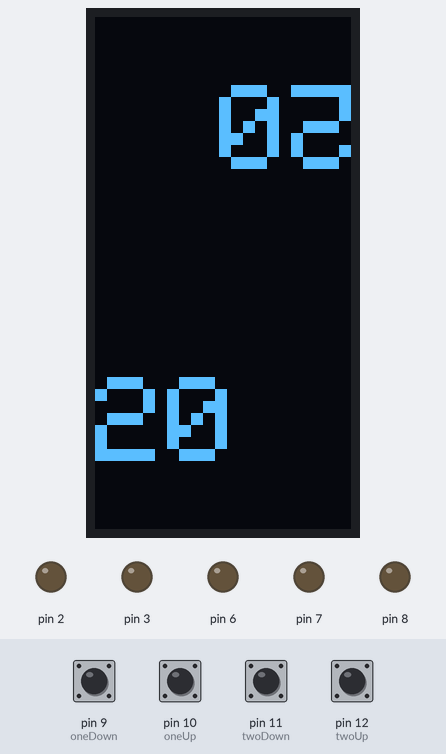
A sketch run on a simulated Arduino Nano, built with avr-gcc and run on an emulated ATmega328P. On the bench: 64×128 one-colour display, output pins drawn as LEDs (lit = HIGH). The test bench sets the inputs (shaded band); at power-on: pin 9 (oneDown), pin 10 (oneUp), pin 11 (twoDown), pin 12 (twoUp) HIGH. Pins used as bus, display or sensor lines are not drawn; what the sketch prints to the serial monitor is not drawn.

Above: at 3.0 s.
3.1 s: pin 9 (oneDown) pulled LOW for 1 s
At 5.2 s:
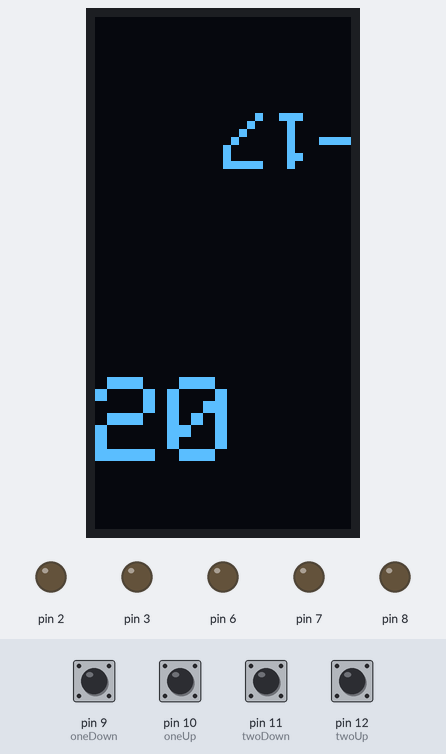
5.6 s: pin 10 (oneUp) pulled LOW for 0.15 s
At 6.9 s:
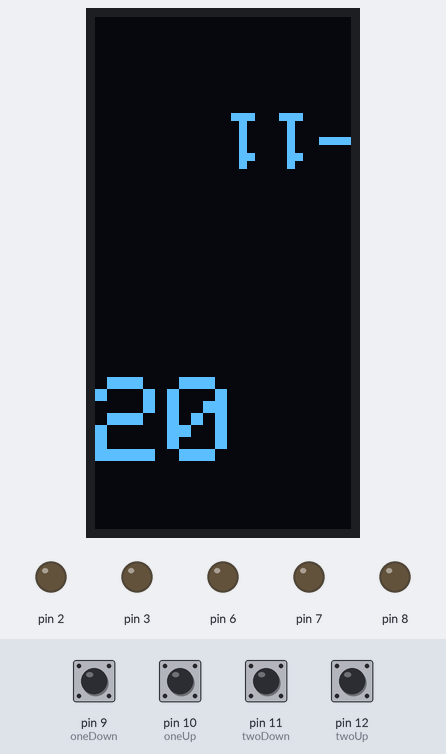
7.2 s: pin 11 (twoDown) pulled LOW for 0.15 s
At 8.1 s:
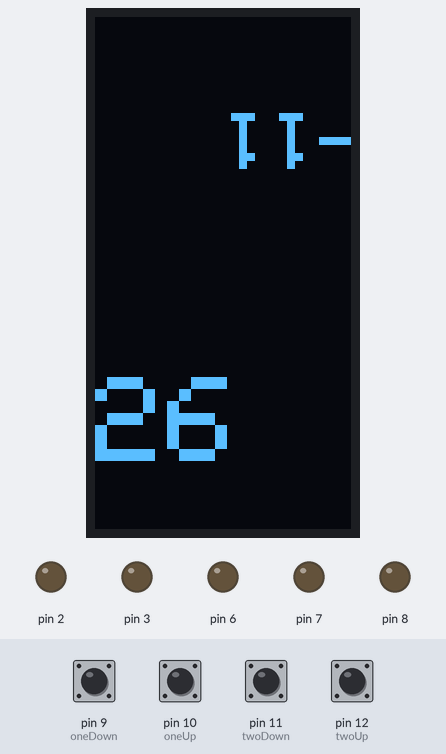
8.8 s: pin 12 (twoUp) pulled LOW for 0.15 s
At 8.89 s:
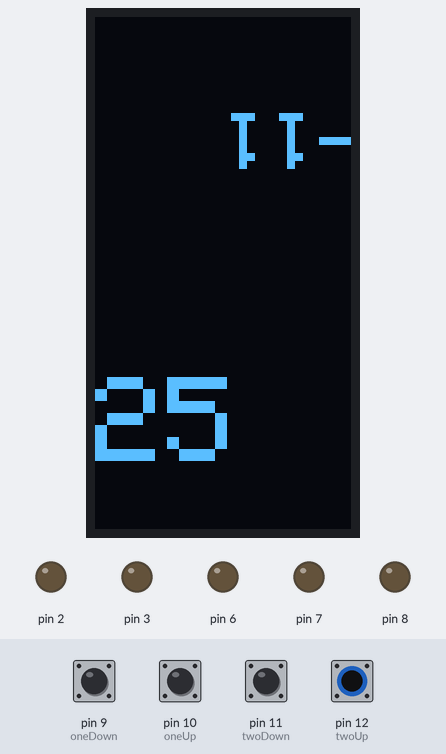
10.4 s: pin 9 (oneDown) pulled LOW for 0.15 s
At 10.49 s:
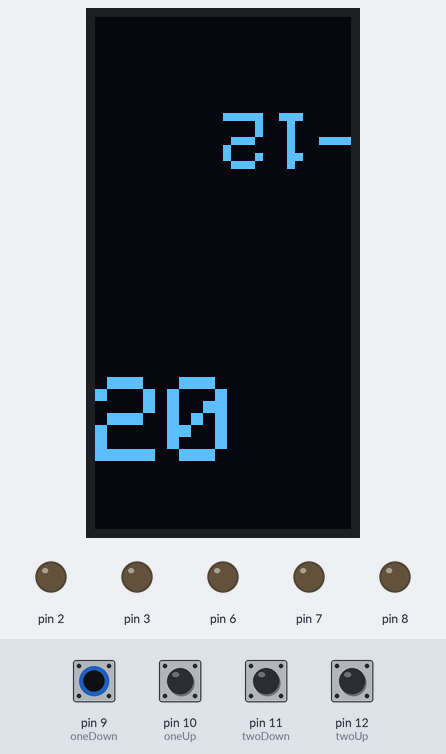
12.0 s: pin 10 (oneUp) pulled LOW for 1 s
At 14.3 s:
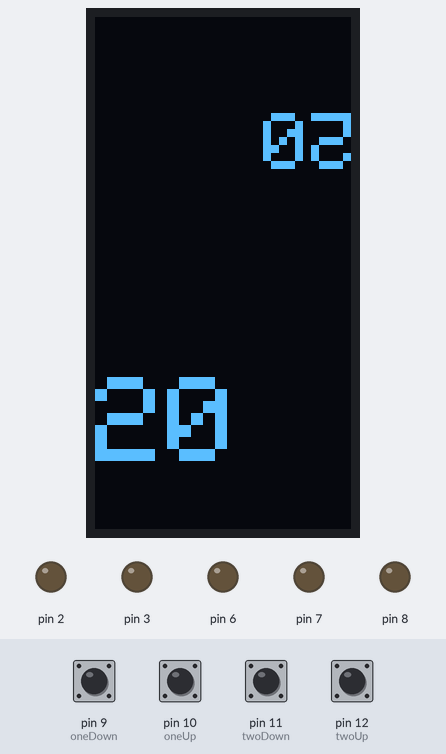
Timing chart, 0 to 15.5 s (numbered marks = the images above; inputs shaded):
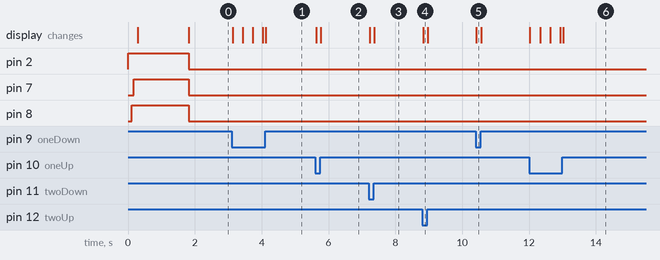

Measured:
- after the input at 3.1 s, the display: first changes at once (image 1 shows a later state)
- after the input at 5.6 s, the display: first changes at once (image 2 shows a later state)
- after the input at 7.2 s, the display: first changes at once (image 3 shows a later state)
- after the input at 8.8 s, the display: changes at once (image 4)
- after the input at 10.4 s, the display: changes at once (image 5)
- after the input at 12.0 s, the display: first changes at once (image 6 shows a later state)

The sketch:

MTG-Life-counter-portrait.ino
```cpp
// MTG Life Counter by Ben
// Built on Arduino Nano

#include <SPI.h>
#include <RGBLed.h>
#include <Wire.h>
#include <Adafruit_GFX.h>
#include <Adafruit_SSD1306.h>
#include <JC_Button.h>

#define OLED_RESET 4
Adafruit_SSD1306 display(OLED_RESET);

// declare rgb led pins and create 2 led objects (jc_button)
RGBLed led1(2, 3, 4, RGBLed::COMMON_CATHODE);
RGBLed led2(8, 6, 7, RGBLed::COMMON_CATHODE);

// declare key switch pins
Button oneUp(10);
Button oneDown(9);
Button twoUp(12);
Button twoDown(11);

// these are starting life, but also keep track of both life titles
int startingLife1 = 20;
int startingLife2 = 20;


// these will keep track of numbers to display the correct rgb color
int colorPos1 = 0;
int colorPos2 = 0;

// keeps track of text position based on digits present
int oneLifePos = 0;
int twoLifePos = 0;


// keeps track of digit text size
int oneLifeSize = 3;
int twoLifeSize = 3;

// bitmap for MTG logo
// 'mtg-logo', 128x64px
const unsigned char mtg_logo [] PROGMEM = {
  0x00, 0x00, 0x00, 0x00, 0x00, 0x00, 0x00, 0x00, 0x00, 0x00, 0x00, 0x00, 0x00, 0x00, 0x00, 0x00,
  0x00, 0x00, 0x00, 0x00, 0x00, 0x00, 0x00, 0x00, 0x00, 0x00, 0x00, 0x00, 0x00, 0x00, 0x00, 0x00,
  0x00, 0x00, 0x00, 0x00, 0x00, 0x00, 0x00, 0x00, 0x00, 0x00, 0x00, 0x00, 0x00, 0x00, 0x00, 0x00,
  0x00, 0x00, 0x00, 0x00, 0x00, 0x00, 0x00, 0x00, 0x00, 0x00, 0x00, 0x00, 0x00, 0x00, 0x00, 0x00,
  0x00, 0x00, 0x00, 0x00, 0x00, 0x00, 0x00, 0x00, 0x00, 0x00, 0x00, 0x00, 0x00, 0x00, 0x00, 0x00,
  0x00, 0x00, 0x00, 0x00, 0x00, 0x00, 0x00, 0x00, 0x00, 0x00, 0x00, 0x00, 0x00, 0x00, 0x00, 0x00,
  0x00, 0x00, 0x00, 0x00, 0x00, 0x00, 0x00, 0x00, 0x00, 0x00, 0x00, 0x00, 0x00, 0x00, 0x00, 0x00,
  0x00, 0x00, 0x00, 0x00, 0x00, 0x00, 0x00, 0x00, 0x00, 0x00, 0x00, 0x00, 0x00, 0x00, 0x00, 0x00,
  0x00, 0x00, 0x00, 0x00, 0x00, 0x00, 0x00, 0x00, 0x00, 0x00, 0x00, 0x00, 0x00, 0x00, 0x00, 0x00,
  0x00, 0x00, 0x00, 0x00, 0x00, 0x00, 0x00, 0x00, 0x00, 0x00, 0x00, 0x00, 0x00, 0x00, 0x00, 0x00,
  0x00, 0x00, 0x00, 0x00, 0x00, 0x00, 0x00, 0x00, 0x00, 0x00, 0x00, 0x00, 0x00, 0x00, 0x00, 0x00,
  0x00, 0x00, 0x00, 0x00, 0x00, 0x00, 0x00, 0x00, 0x00, 0x00, 0x00, 0x00, 0x00, 0x00, 0x00, 0x00,
  0x00, 0x00, 0x00, 0x00, 0x00, 0x00, 0x00, 0x00, 0x00, 0x00, 0x00, 0x00, 0x00, 0x00, 0x00, 0x00,
  0x00, 0x00, 0x00, 0x00, 0x00, 0x00, 0x00, 0x00, 0x00, 0x00, 0x00, 0x00, 0x00, 0x00, 0x00, 0x00,
  0x00, 0x00, 0x00, 0x00, 0x00, 0x00, 0x00, 0x00, 0x00, 0x00, 0x00, 0x00, 0x00, 0x00, 0x00, 0x00,
  0x00, 0x00, 0x00, 0x00, 0x00, 0x00, 0x00, 0x00, 0x00, 0x00, 0x00, 0x00, 0x00, 0x00, 0x00, 0x00,
  0x00, 0x00, 0x00, 0x20, 0x00, 0x00, 0x00, 0x00, 0x00, 0x00, 0x00, 0x00, 0x00, 0x00, 0x00, 0x00,
  0x00, 0x00, 0x00, 0x20, 0x00, 0x00, 0x00, 0x00, 0x00, 0x00, 0x00, 0x00, 0x00, 0x00, 0x00, 0x00,
  0x00, 0x00, 0x00, 0x20, 0x00, 0x00, 0x00, 0x00, 0x00, 0x00, 0x00, 0x00, 0x00, 0x00, 0x00, 0x00,
  0x00, 0x00, 0x02, 0x62, 0x00, 0x00, 0x00, 0x00, 0x00, 0x00, 0x00, 0x00, 0x00, 0x00, 0x00, 0x00,
  0x00, 0x00, 0x02, 0x72, 0x00, 0x00, 0x00, 0x00, 0x00, 0x00, 0x00, 0x00, 0x00, 0x00, 0x00, 0x00,
  0x00, 0x00, 0x06, 0x72, 0x00, 0x00, 0x00, 0x00, 0x00, 0x00, 0x00, 0x00, 0x00, 0x00, 0x00, 0x00,
  0x00, 0x00, 0x46, 0x73, 0x20, 0x00, 0x00, 0x00, 0x00, 0x00, 0x00, 0x00, 0x00, 0x00, 0x00, 0x00,
  0x00, 0x00, 0x66, 0x73, 0x30, 0x00, 0x00, 0x00, 0x00, 0x00, 0x00, 0x00, 0x00, 0x00, 0x00, 0x00,
  0x00, 0x00, 0x66, 0x77, 0x30, 0x00, 0x00, 0x00, 0x00, 0x00, 0x00, 0x00, 0x00, 0x00, 0x00, 0x00,
  0x00, 0x00, 0x67, 0x77, 0x30, 0x00, 0x00, 0x00, 0x00, 0x00, 0x00, 0x00, 0x00, 0x00, 0x00, 0x00,
  0x00, 0x00, 0x6f, 0xf7, 0x31, 0xfc, 0xff, 0x07, 0xfe, 0x03, 0xff, 0x7f, 0x83, 0xfe, 0x00, 0x00,
  0x00, 0x00, 0x6f, 0xff, 0xb1, 0xfe, 0xff, 0x07, 0xfe, 0x0f, 0xff, 0x7f, 0x8f, 0xfe, 0x00, 0x00,
  0x00, 0x00, 0x6f, 0xff, 0xf0, 0x7e, 0x7e, 0x03, 0xfe, 0x1f, 0xfe, 0x3f, 0x9f, 0xfe, 0x00, 0x00,
  0x00, 0x00, 0xff, 0xff, 0xf0, 0x7f, 0x7e, 0x07, 0xfe, 0x3f, 0x9e, 0x3f, 0x3f, 0x9e, 0x00, 0x00,
  0x00, 0x00, 0xff, 0xff, 0xf0, 0xff, 0xff, 0x0f, 0xfe, 0x3f, 0x8c, 0x3f, 0x7f, 0x0c, 0x00, 0x00,
  0x00, 0x00, 0xff, 0xff, 0xf8, 0xff, 0xff, 0x0f, 0xfe, 0x7f, 0x0c, 0x3f, 0x7f, 0x0c, 0x00, 0x00,
  0x00, 0x00, 0xff, 0xff, 0xf9, 0xff, 0xff, 0x0f, 0x3f, 0x7f, 0x7f, 0x3f, 0x7f, 0x00, 0x00, 0x00,
  0x00, 0x00, 0x7f, 0xff, 0xf3, 0xff, 0xff, 0x8f, 0xff, 0xff, 0x7f, 0xbf, 0x7f, 0x00, 0x00, 0x00,
  0x00, 0x00, 0x1f, 0xff, 0xc3, 0xff, 0xff, 0x9f, 0xff, 0xff, 0x3f, 0xbf, 0x7f, 0x00, 0x00, 0x00,
  0x00, 0x00, 0x0f, 0xff, 0x83, 0xcf, 0xcf, 0xdf, 0xdf, 0xbf, 0x3f, 0xbf, 0x7f, 0x00, 0x00, 0x00,
  0x00, 0x00, 0x07, 0xfe, 0x07, 0x8f, 0x8f, 0xff, 0x9f, 0xff, 0xbf, 0xbf, 0x7f, 0x0f, 0x00, 0x00,
  0x00, 0x00, 0x03, 0xfc, 0x07, 0x87, 0x8f, 0xff, 0x1f, 0xdf, 0xff, 0xbf, 0x3f, 0xfe, 0x00, 0x00,
  0x00, 0x00, 0x01, 0xfc, 0x0f, 0xc7, 0x0f, 0xff, 0x1f, 0xff, 0xff, 0xbf, 0x9f, 0xfe, 0x00, 0x00,
  0x00, 0x00, 0x01, 0xf8, 0x1f, 0xe7, 0x0f, 0xfe, 0x1f, 0xe7, 0xff, 0xff, 0x87, 0xf0, 0x00, 0x00,
  0x00, 0x00, 0x00, 0xf8, 0x00, 0x03, 0x00, 0x06, 0x00, 0x00, 0x03, 0x80, 0x00, 0x00, 0x00, 0x00,
  0x00, 0x00, 0x00, 0xf8, 0x00, 0x00, 0x00, 0x00, 0x00, 0x00, 0x03, 0x80, 0x00, 0x00, 0x00, 0x00,
  0x00, 0x00, 0x00, 0x70, 0x00, 0x00, 0x00, 0x00, 0x00, 0x00, 0x01, 0x00, 0x00, 0x00, 0x00, 0x00,
  0x00, 0x00, 0x00, 0x70, 0x00, 0x00, 0x00, 0x00, 0x00, 0x00, 0x00, 0x00, 0x00, 0x00, 0x00, 0x00,
  0x00, 0x00, 0x00, 0x70, 0x00, 0x00, 0x00, 0x00, 0x00, 0x00, 0x00, 0x00, 0x00, 0x00, 0x00, 0x00,
  0x00, 0x00, 0x00, 0x60, 0x00, 0x00, 0x00, 0x00, 0x00, 0x00, 0x00, 0x00, 0x00, 0x00, 0x00, 0x00,
  0x00, 0x00, 0x00, 0x20, 0x00, 0x00, 0x00, 0x00, 0x00, 0x00, 0x00, 0x00, 0x00, 0x00, 0x00, 0x00,
  0x00, 0x00, 0x00, 0x20, 0x00, 0x00, 0x00, 0x00, 0x00, 0x00, 0x00, 0x00, 0x00, 0x00, 0x00, 0x00,
  0x00, 0x00, 0x00, 0x00, 0x00, 0x00, 0x00, 0x00, 0x00, 0x00, 0x00, 0x00, 0x00, 0x00, 0x00, 0x00,
  0x00, 0x00, 0x00, 0x00, 0x00, 0x00, 0x00, 0x00, 0x00, 0x00, 0x00, 0x00, 0x00, 0x00, 0x00, 0x00,
  0x00, 0x00, 0x00, 0x00, 0x00, 0x00, 0x00, 0x00, 0x00, 0x00, 0x00, 0x00, 0x00, 0x00, 0x00, 0x00,
  0x00, 0x00, 0x00, 0x00, 0x00, 0x00, 0x00, 0x00, 0x00, 0x00, 0x00, 0x00, 0x00, 0x00, 0x00, 0x00,
  0x00, 0x00, 0x00, 0x00, 0x00, 0x00, 0x00, 0x00, 0x00, 0x00, 0x00, 0x00, 0x00, 0x00, 0x00, 0x00,
  0x00, 0x00, 0x00, 0x00, 0x00, 0x00, 0x00, 0x00, 0x00, 0x00, 0x00, 0x00, 0x00, 0x00, 0x00, 0x00,
  0x00, 0x00, 0x00, 0x00, 0x00, 0x00, 0x00, 0x00, 0x00, 0x00, 0x00, 0x00, 0x00, 0x00, 0x00, 0x00,
  0x00, 0x00, 0x00, 0x00, 0x00, 0x00, 0x00, 0x00, 0x00, 0x00, 0x00, 0x00, 0x00, 0x00, 0x00, 0x00,
  0x00, 0x00, 0x00, 0x00, 0x00, 0x00, 0x00, 0x00, 0x00, 0x00, 0x00, 0x00, 0x00, 0x00, 0x00, 0x00,
  0x00, 0x00, 0x00, 0x00, 0x00, 0x00, 0x00, 0x00, 0x00, 0x00, 0x00, 0x00, 0x00, 0x00, 0x00, 0x00,
  0x00, 0x00, 0x00, 0x00, 0x00, 0x00, 0x00, 0x00, 0x00, 0x00, 0x00, 0x00, 0x00, 0x00, 0x00, 0x00,
  0x00, 0x00, 0x00, 0x00, 0x00, 0x00, 0x00, 0x00, 0x00, 0x00, 0x00, 0x00, 0x00, 0x00, 0x00, 0x00,
  0x00, 0x00, 0x00, 0x00, 0x00, 0x00, 0x00, 0x00, 0x00, 0x00, 0x00, 0x00, 0x00, 0x00, 0x00, 0x00,
  0x00, 0x00, 0x00, 0x00, 0x00, 0x00, 0x00, 0x00, 0x00, 0x00, 0x00, 0x00, 0x00, 0x00, 0x00, 0x00,
  0x00, 0x00, 0x00, 0x00, 0x00, 0x00, 0x00, 0x00, 0x00, 0x00, 0x00, 0x00, 0x00, 0x00, 0x00, 0x00,
  0x00, 0x00, 0x00, 0x00, 0x00, 0x00, 0x00, 0x00, 0x00, 0x00, 0x00, 0x00, 0x00, 0x00, 0x00, 0x00
};

void setup() {
    Serial.begin(9600);

    // just a nice starting color
    led1.crossFade(RGBLed::RED, RGBLed::MAGENTA, 10, 100);
    led2.crossFade(RGBLed::RED, RGBLed::MAGENTA, 10, 100);

    // setup oled and display "splash screen"
    display.begin(SSD1306_SWITCHCAPVCC, 0x3C);
    display.setTextWrap(false);

    display.clearDisplay();
    display.drawBitmap(0, -20, mtg_logo, 128, 64, WHITE);
    display.display();
    delay(1500);

    display.clearDisplay();
    display.setTextSize(3);
    display.setTextColor(WHITE);
    display.setRotation(3); // set this since we're using our oled in "portrait mode"
    display.setCursor(oneLifePos, 90);
    display.println(startingLife1);

    display.setTextSize(3);
    display.setTextColor(WHITE);
    display.setRotation(1); // set this since we're using our oled in "portrait mode"
    display.setCursor(twoLifePos, 90);
    display.println(startingLife2);
    display.display();

    oneUp.begin();
    oneDown.begin();
    twoUp.begin();
    twoDown.begin();

    colorPos1 = 0;
    colorPos2 = 0;
}

void loop() {
  oneUp.read();
  oneDown.read();
  twoUp.read();
  twoDown.read();

  // change color if both keys are pressed
  if (oneUp.isPressed() and oneDown.isPressed()) {
      colorPos2++;
      Serial.println("both 1");
      if (oneUp.pressedFor(2000) and oneDown.pressedFor(2000)) {
        startingLife1 = 20;
        oneLifeSize = 3;
      }
  }

  else if (oneUp.isPressed() and !oneDown.isPressed()) {
      startingLife1++;
      Serial.println("up 1");
  }

  else if (!oneUp.isPressed() and oneDown.isPressed()) {
      startingLife1--;
      Serial.println("down 1");
  }

  // change color if both keys are pressed
  else if (twoUp.isPressed() and twoDown.isPressed()) {
    colorPos1++;
    Serial.println("both 1");
    if (twoUp.pressedFor(2000) and twoDown.pressedFor(2000)) {
      startingLife2 = 20;
      twoLifeSize = 3;
    }
  }

  else if (twoUp.isPressed() and !twoDown.isPressed()) {
    startingLife2--;
    Serial.println("down 2");
  }

  else if (!twoUp.isPressed() and twoDown.isPressed()) {
    startingLife2++;
    Serial.println("up 2");
  }

  else if (oneUp.pressedFor(5000) or twoUp.pressedFor(5000)) {
    startingLife1 = 20;
    startingLife2 = 20;

    Serial.println("RESET");
  }

  else {
    //Serial.println("An error has occurred...");
  }

  if (colorPos1 >= 7) {
    colorPos1 = 0;
  }

  if (colorPos2 >= 7) {
    colorPos2 = 0;
  }

  if (colorPos1 == 0) {
      led1.off();
    }
  if (colorPos2 == 0) {
      led2.off();
  }
  if (colorPos1 == 1) {
    led1.setColor(RGBLed::RED);
  }
  if (colorPos2 == 1) {
    led2.setColor(RGBLed::RED);
  }
  if (colorPos1 == 2) {
    led1.setColor(RGBLed::GREEN);
  }
  if (colorPos2 == 2) {
    led2.setColor(RGBLed::GREEN);
  }
  if (colorPos1 == 3) {
    led1.setColor(RGBLed::BLUE);
  }
  if (colorPos2 == 3) {
    led2.setColor(RGBLed::BLUE);
  }
  if (colorPos1 == 4) {
    led1.setColor(RGBLed::MAGENTA);
  }
  if (colorPos2 == 4) {
    led2.setColor(RGBLed::MAGENTA);
  }
  if (colorPos1 == 5) {
    led1.setColor(250, 227, 155);
  }
  if (colorPos2 == 5) {
    led2.setColor(250, 227, 155);
  }

  // whenever a key is pressed, update our oled
  if (oneUp.isPressed() or oneDown.isPressed() or twoUp.isPressed() or twoDown.isPressed()) {
    if (startingLife1 < 10) {
      oneLifePos = 10;
    } else {
        oneLifePos = 0;
      }
    if (startingLife2 < 10) {
      twoLifePos = 7;
    } else {
        twoLifePos = 0;
      }

    if (startingLife1 < 0) {
      oneLifePos = 0;
    }
    if (startingLife2 < 0) {
      twoLifePos = 0;
    }

    if (startingLife1 < -10) {
      oneLifeSize = 2;
      oneLifePos = -2;
    }
    if (startingLife2 < -10) {
      twoLifeSize = 2;
      twoLifePos = -1;
    }

    display.clearDisplay();
    display.setTextSize(oneLifeSize);
    display.setTextColor(WHITE);
    display.setRotation(3);
    display.setCursor(oneLifePos, 90);
    display.println(startingLife1);

    display.setTextSize(twoLifeSize);
    display.setTextColor(WHITE);
    display.setRotation(1);
    display.setCursor(twoLifePos, 90);
    display.println(startingLife2);
    display.display();
  }
}
```
